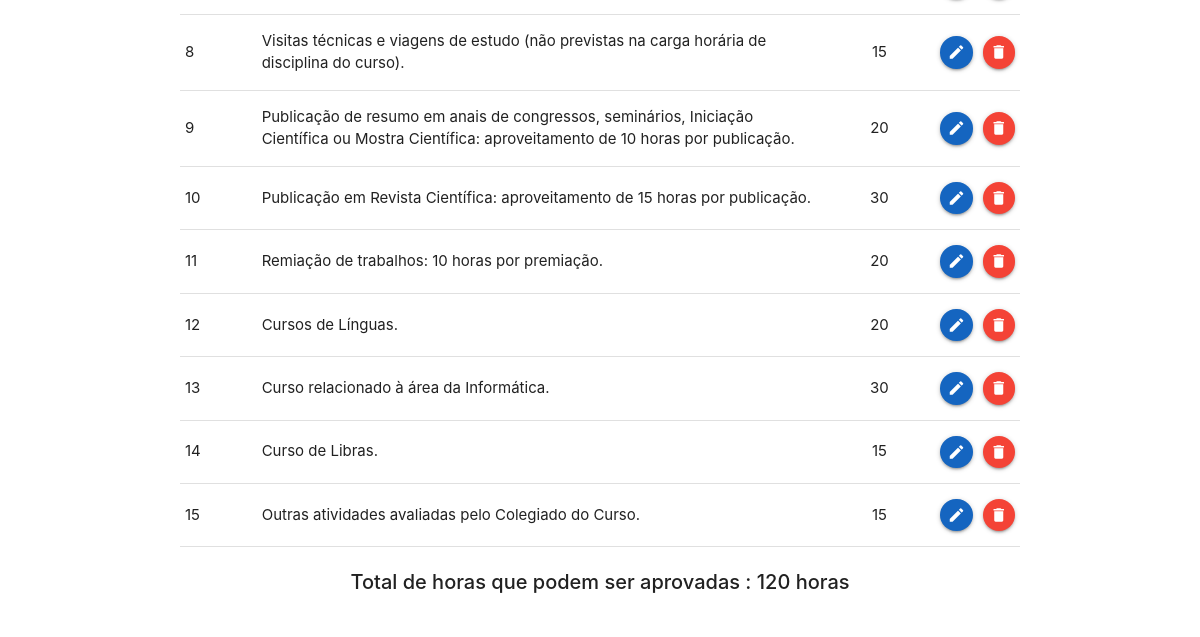
/testeCoordenador.php (signed in, lower part), run on an earlier commit of the app's database.
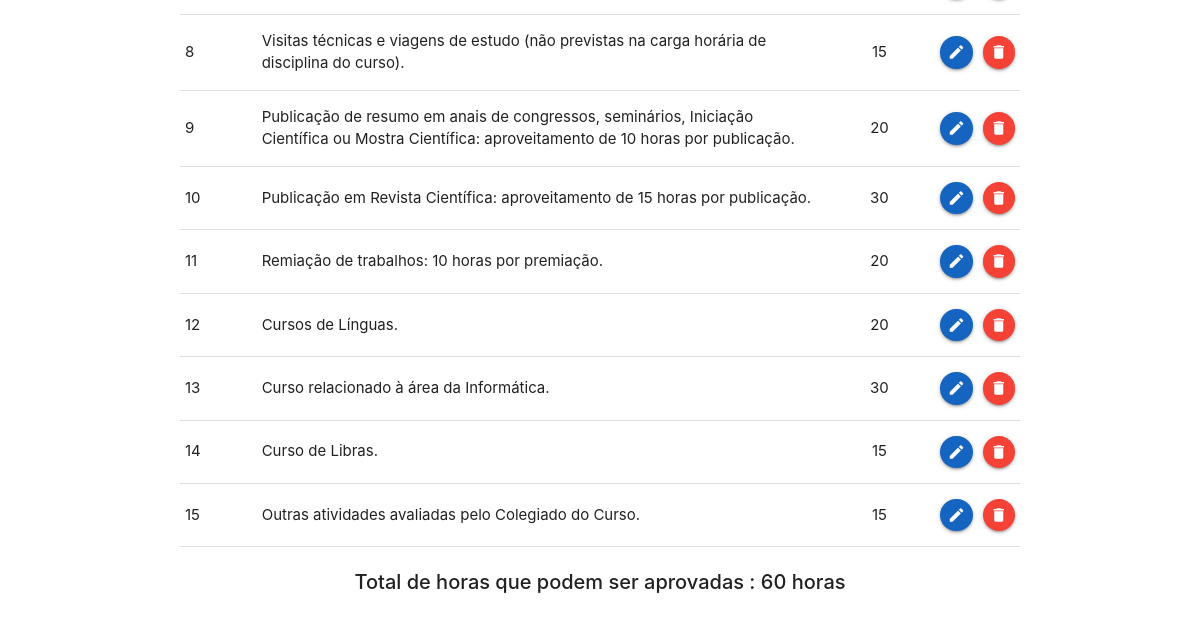
And on a later commit of the database.
### tables this page shows
CREATE TABLE IF NOT EXISTS `curso` (
  `id_curso` int NOT NULL AUTO_INCREMENT,
  `nome_curso` varchar(255) NOT NULL,
  `carga_horaria` int NOT NULL,
  PRIMARY KEY (`id_curso`)
);

### conecta.php (called while the page is built, shortened)
<?php
function excutarSQL($mysql, $sql)
{
    $resultado = mysqli_query($mysql, $sql);
    return $resultado;
}

### testeCoordenador.php (the view, shortened to what this page needs)
<?php
require_once "../conecta.php";
$mysql = conectar();
$sql = "SELECT c.nome_curso, c.carga_horaria, ac.id_atividade_complementar, ac.natureza, ac.descricao, ac.carga_horaria_maxima FROM atividade_complementar ac
INNER JOIN curso c
ON ac.id_curso AND c.id_curso = " . $_SESSION['coordenador'][2] . "
WHERE ac.id_curso = " . $_SESSION['coordenador'][2] . "
;";
$query = excutarSQL($mysql, $sql);
$quantidade = $query->num_rows;
?>
<!DOCTYPE html>
<html lang="pt-br">
<head>
    <link type="text/css" rel="stylesheet" href="../materialize/css/materialize.min.css" media="screen,projection" />
</head>
<body>
    <main>
        <div class="container">
            <br>
            <form action="cadastrarAtividade.php" method="post">
                <div class="row">
            </form>
            <br>
            <?php
            if ($quantidade == 0) {
            ?>
                <p>Não há atividade cadastradas no sistema!</p>
            <?php
            } else {
            ?>
                <table>
                    <tbody>
                        <?php
                        while ($dados = mysqli_fetch_assoc($query)) {
                            echo "<tr>";
                            echo "<td>" . $dados['natureza'] . "</td>";
                            echo "<td>" . $dados['descricao'] . "</td>";
                            echo "<td class=\"teste\">" . $dados['carga_horaria_maxima'] . "</td>";
                            echo '<td> <a href="crudEntrega/formeditEntrega.php?id=' . $dados['id_atividade_complementar'] . '" class="btn-floating btn-small waves-effect waves-light #1565c0 blue darken-3 modal-trigger"><i class="material-icons ">create</i></a> </td>';
                            echo '<td> <a href="#modal' . $dados['id_atividade_complementar'] . '" class="btn-floating btn-small waves-effect waves-light red modal-trigger"><i class="material-icons">delete</i></a> </td>';
                            echo "</tr>";
                        ?>
                        <?php
                        }
                        ?>
                    </tbody>
                </table>
            <?php
            }
            ?>
            <?php
            mysqli_data_seek($query, 0);
            $todas_atividades = mysqli_fetch_assoc($query);
            ?>
            <p class="teste testeP"><strong>Total de horas que podem ser aprovadas : <?php echo $todas_atividades['carga_horaria'] ?> horas </strong></p>
        </div>
    </main>
</body>
</html>

What changed in the data, as far as the page shows it:
changed curso: carga_horaria "120" → "60"
